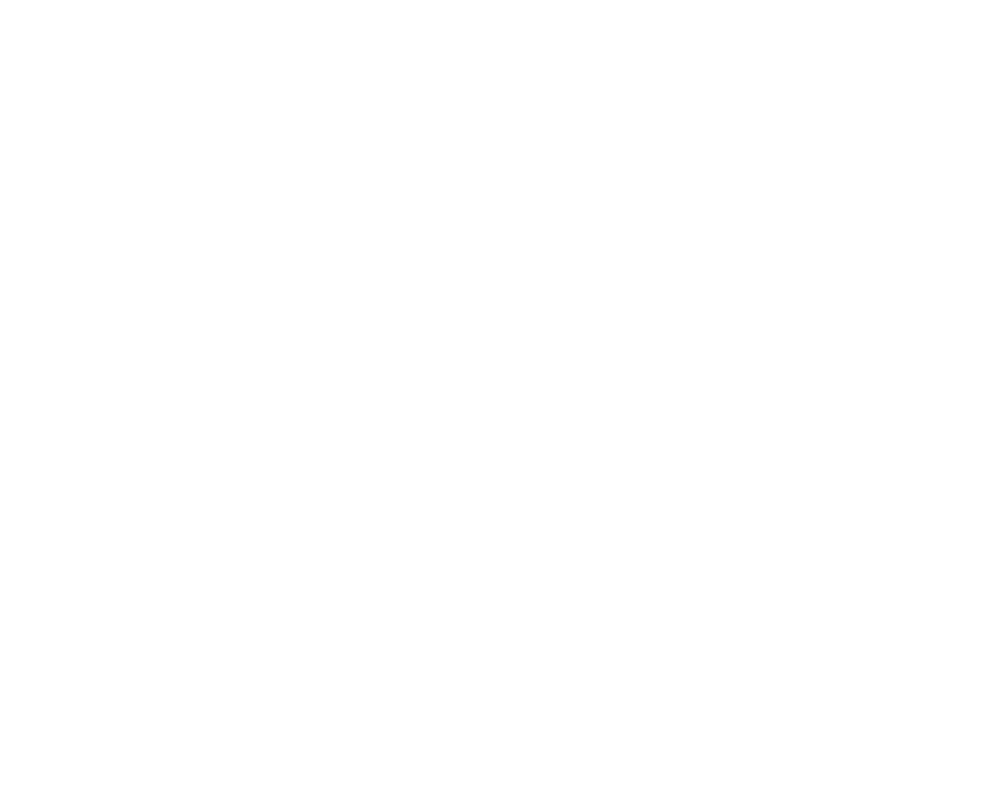
Frame 1 (no input)
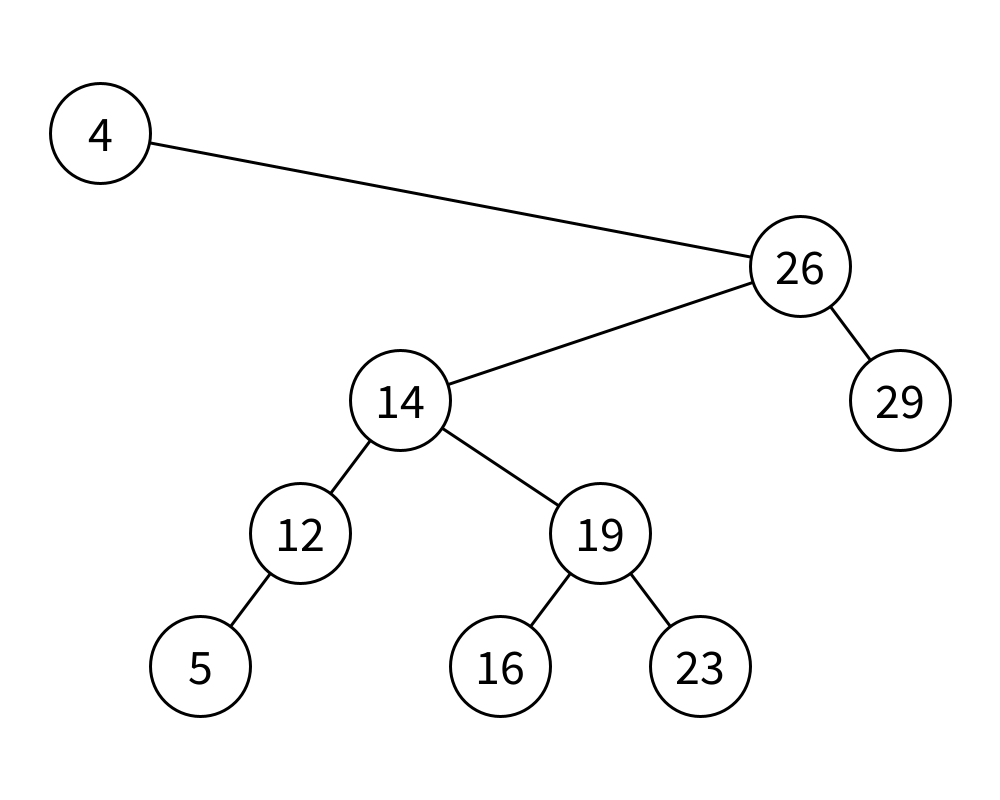
Frame 60 (the mouse pressed at the canvas centre just before this capture)
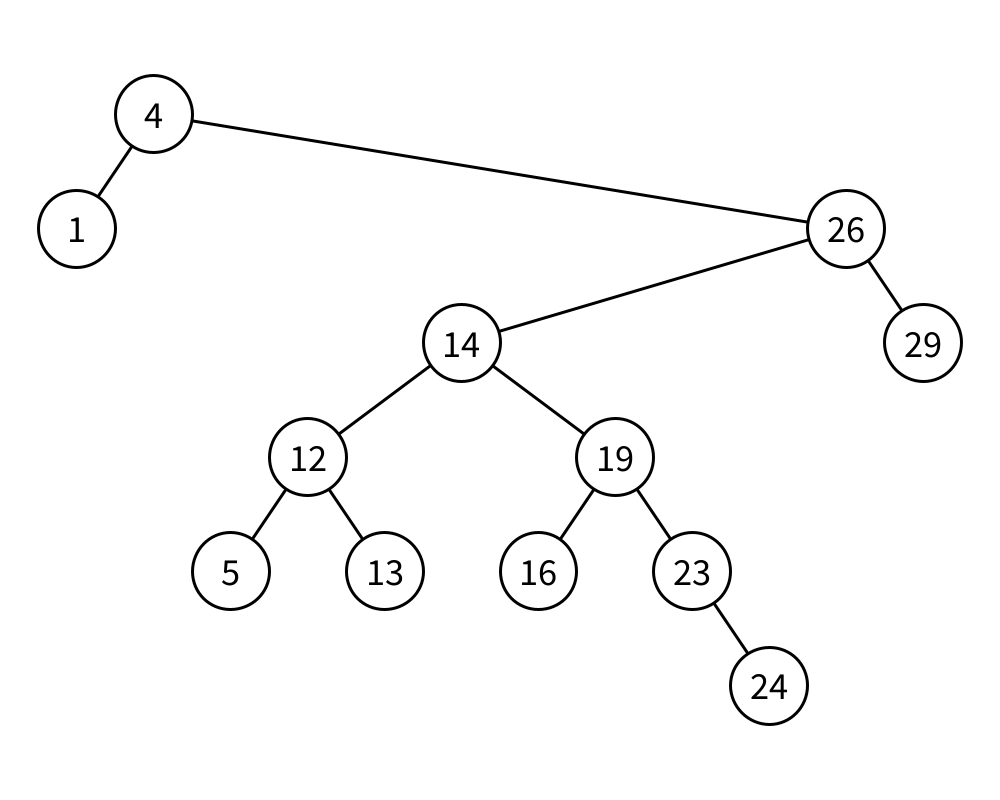
Frame 120 (the mouse held since frame 60 and released just before this capture)

The Processing sketch that drew these frames (run headless with seeded random() and noise(); from frame 60 on, the mouse is pressed at the canvas centre):

// Processing sketch: Binary_Search_Tree_Visualization
// ── Binary_Search_Tree_Visualization.pde
/* A Processing Program that visualizes the Binary Search Tree Data Structure.
 * Written by Juho Kim.
 */

import java.util.*;

BST<Integer> bst = new BST<Integer>();
int numElems = 30;
ArrayList<Integer> elems = shuffle(range(numElems));
int index = 0;
double frequency = .1;
double counter = frequency;

boolean paused = false;
boolean completed = false;

void setup() {
  size(1000, 800);
  frameRate(2000);
  
  textAlign(CENTER, CENTER);
  background(255);
}

void draw() {
  if (!paused) {
    counter -= timePassed();
    
    if (counter <= 0) {
      int operation = int(random(2)); // 0: insertion, 1: deletion
      
      if (!elems.isEmpty() && (operation == 0 || !completed) || bst.size() < numElems * 0.75 || bst.size() == 0) {  // insertion
        bst.insert(elems.remove(elems.size() - 1));
      } else {  // deletion
        completed = true;
        int randomElem = bst.get(int(random(bst.size())));
        bst.delete(randomElem);
        elems.add(randomElem);
      }
      counter = frequency;
    }
  }
    
  background(255);
  bst.display();
}

void keyTyped() {
  paused = !paused;  
}

void mouseClicked() {
  paused = !paused;  
}

// ── BST.pde
class BST<T extends Comparable> {
  private class Node {
    public T value;
    public Node left;
    public Node right;
    
    /*
     * variables unrelated to the functionality of Binary Search Tree
     */
    
    public float x;
    public float y;
    public int depth;
    
    public Node(T value, Node left, Node right) {
      this.value = value;
      this.left = left;
      this.right = right;
    }
  }
  
  private int size;
  private Node root;
  
  public BST() {
    size = 0;
    root = null;
  }
  
  private Node insert(T value, Node node) {
    if (node == null) {
      size++;
      return new Node(value, null, null);
    }
    
    int cmp = value.compareTo(node.value);
    
    if (cmp == 1) {
      node.right = insert(value, node.right);
    } else if (cmp == -1) {
      node.left = insert(value, node.left);
    } else/* if (cmp == 0) */{
      node.value = value;
    }
    
    return node;
  }
  
  public void insert(T value) {
    root = insert(value, root);
  }
  
  /*
   * This implements the Hibbard Deletion.
   */
  
  private Node delete(T value, Node node) {
    if (node == null) return null;
    
    int cmp = value.compareTo(node.value);
    
    if (cmp == 1) {
      node.right = delete(value, node.right);
    } else if (cmp == -1) {
      node.left = delete(value, node.left);
    } else/* if (cmp == 0) */{
      if (node.right == null) {
        node = node.left;
      } else if (node.left == null) {
        node = node.right;
      } else {
        // A flaw of hibbard deletion is that it causes a tree to be leaning to one side. So I will randomize the operation.
        int operation = int(random(2));

        if (operation == 0) {
          node.right = detachMin(node.right);
          
          Node tmp = detachedNode;
          
          tmp.left = node.left;
          tmp.right = node.right;
          
          node = tmp;
        } else {
          node.left = detachMax(node.left);
          
          Node tmp = detachedNode;
          
          tmp.left = node.left;
          tmp.right = node.right;
          
          node = tmp;
        }
        detachedNode = null;  // To prevent future loitering.
      }
      
      size--;
    }
    
    return node;
  }
  
  private Node detachedNode;
  
  private Node detachMin(Node node) {
    if (node.left == null) {
      detachedNode = node;
      return node.right;
    }
    
    node.left = detachMin(node.left);
    
    return node;
  }
  
  private Node detachMax(Node node) {
    if (node.right == null) {
      detachedNode = node;
      return node.left;
    }
    
    node.right = detachMax(node.right);
    
    return node;
  }
  
  public void delete(T value) {
    root = delete(value, root);
  }
  
  public boolean contains(T value) {
    Node node = root;
    
    while (node != null) {
      int cmp = value.compareTo(node.value);
      
      if (cmp == 1) {
        node = node.right;
      } else if (cmp == -1) {
        node = node.left;
      } else/* if (cmp == 0) */{
        return true;
      }
    }
    
    return false;
  }
  
  public int size() {
    return size;
  }
  
  private int maxHeight(Node node, int currentHeight) {
    if (node == null) return currentHeight;
    
    int leftMaxHeight = maxHeight(node.left, currentHeight + 1);
    int rightMaxHeight = maxHeight(node.right, currentHeight + 1);
    
    return (leftMaxHeight > rightMaxHeight ? leftMaxHeight : rightMaxHeight);
  }
  
  public int maxHeight() {
    return maxHeight(root, 0);
  }
  
  private ArrayList<Node> nodes;
  
  private void traverse(Node node, int depth) {
    if (node == null) return;
    
    traverse(node.left, depth + 1);
    nodes.add(node);
    node.depth = depth;
    traverse(node.right, depth + 1);
  }
  
  public void traverse() {
    nodes = new ArrayList<Node>();
    
    traverse(root, 1);
  }
  
  private T get(int rank) {
    traverse();
    return nodes.get(rank).value;
  }
  
  /*
   * Displaying the Binary Search Tree
   */
  
  private float xUnit;
  private float yUnit;
  private float diameter;
  
  private void storeCoords() {
    for (int i = 0; i < size(); i++) {
      float x = xUnit * (i + 1);
      float y = yUnit * nodes.get(i).depth;
      
      nodes.get(i).x = x;
      nodes.get(i).y = y;
    }
  }
  
  private void displayEdges(Node node) {
    if (node.left != null) {
      line(node.left.x, node.left.y, node.x, node.y);
      displayEdges(node.left);
    }
    
    if (node.right != null) {
      displayEdges(node.right);
      line(node.right.x, node.right.y, node.x, node.y);
    }
  }
  
  private void displayEdges() {
    if (root != null)
      displayEdges(root);
  }
  
  private void displayNodes() {
    for (Node node : nodes) {
      fill(255);
      ellipse(node.x, node.y, diameter, diameter);
      fill(0);
      text((int) node.value, node.x, node.y);
    }
  }
  
  public void display() {
    xUnit = ((float) width) / (size() + 1);
    yUnit = ((float) height) / (maxHeight() + 1);
    diameter = min(xUnit, yUnit);
    
    traverse();
    storeCoords();
    
    stroke(0);
    strokeWeight(3);
    textSize(diameter / 2);
    
    displayEdges();
    displayNodes();
  }
}

// ── Utility.pde
ArrayList<Integer> range(int limit) {
  ArrayList<Integer> elems = new ArrayList<Integer>();
  
  for (int i = 0; i < limit; i++)
    elems.add(i);
  
  return elems;
}

ArrayList<Integer> shuffle(ArrayList<Integer> arr) {
  for (int i = 0; i < arr.size(); i++) {
    int randIndex = randInt(i);
    swap(i, randIndex, arr);
  }
  
  return arr;  
}

void swap(int i, int j, ArrayList<Integer> arr) {
  int temp = arr.get(i);
  arr.set(i, arr.get(j));
  arr.set(j, temp);
}

double timePassed() {
  return 1 / frameRate;  
}

int randInt(int upper_bound) {
  return int(random(upper_bound));
}
